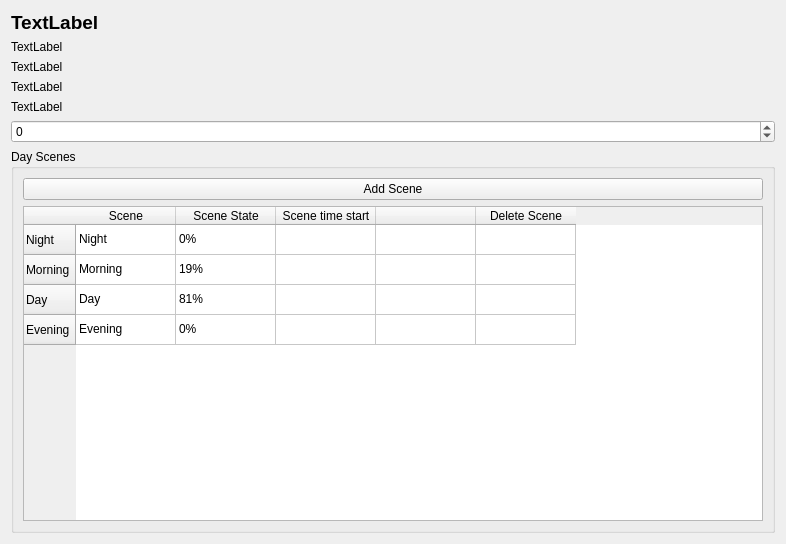
<?xml version="1.0" encoding="UTF-8"?>
<ui version="4.0">
 <class>Hue</class>
 <widget class="QWidget" name="Hue">
  <property name="geometry">
   <rect>
    <x>0</x>
    <y>0</y>
    <width>786</width>
    <height>544</height>
   </rect>
  </property>
  <property name="windowTitle">
   <string>HueLights</string>
  </property>
  <layout class="QVBoxLayout" name="verticalLayout">
   <item>
    <widget class="QLabel" name="label_5">
     <property name="font">
      <font>
       <pointsize>14</pointsize>
       <weight>75</weight>
       <bold>true</bold>
      </font>
     </property>
     <property name="text">
      <string>TextLabel</string>
     </property>
    </widget>
   </item>
   <item>
    <widget class="QLabel" name="label">
     <property name="text">
      <string>TextLabel</string>
     </property>
    </widget>
   </item>
   <item>
    <widget class="QLabel" name="label_2">
     <property name="text">
      <string>TextLabel</string>
     </property>
    </widget>
   </item>
   <item>
    <widget class="QLabel" name="label_3">
     <property name="text">
      <string>TextLabel</string>
     </property>
    </widget>
   </item>
   <item>
    <widget class="QLabel" name="label_4">
     <property name="text">
      <string>TextLabel</string>
     </property>
    </widget>
   </item>
   <item>
    <widget class="QSpinBox" name="spinBox">
     <property name="minimum">
      <number>-24</number>
     </property>
     <property name="maximum">
      <number>24</number>
     </property>
    </widget>
   </item>
   <item>
    <widget class="QGroupBox" name="groupBox">
     <property name="title">
      <string>Day Scenes</string>
     </property>
     <layout class="QVBoxLayout" name="verticalLayout_2">
      <item>
       <widget class="QPushButton" name="pushButton">
        <property name="text">
         <string>Add Scene</string>
        </property>
       </widget>
      </item>
      <item>
       <widget class="QTableWidget" name="tableWidget">
        <row>
         <property name="text">
          <string>Night</string>
         </property>
        </row>
        <row>
         <property name="text">
          <string>Morning</string>
         </property>
        </row>
        <row>
         <property name="text">
          <string>Day</string>
         </property>
        </row>
        <row>
         <property name="text">
          <string>Evening</string>
         </property>
        </row>
        <column>
         <property name="text">
          <string>Scene</string>
         </property>
        </column>
        <column>
         <property name="text">
          <string>Scene State</string>
         </property>
        </column>
        <column>
         <property name="text">
          <string>Scene time start</string>
         </property>
        </column>
        <column>
         <property name="text">
          <string/>
         </property>
        </column>
        <column>
         <property name="text">
          <string>Delete Scene</string>
         </property>
        </column>
        <item row="0" column="0">
         <property name="text">
          <string>Night</string>
         </property>
        </item>
        <item row="0" column="1">
         <property name="text">
          <string>0%</string>
         </property>
        </item>
        <item row="1" column="0">
         <property name="text">
          <string>Morning</string>
         </property>
        </item>
        <item row="1" column="1">
         <property name="text">
          <string>19%</string>
         </property>
        </item>
        <item row="2" column="0">
         <property name="text">
          <string>Day</string>
         </property>
        </item>
        <item row="2" column="1">
         <property name="text">
          <string>81%</string>
         </property>
        </item>
        <item row="3" column="0">
         <property name="text">
          <string>Evening</string>
         </property>
        </item>
        <item row="3" column="1">
         <property name="text">
          <string>0%</string>
         </property>
        </item>
       </widget>
      </item>
     </layout>
    </widget>
   </item>
  </layout>
 </widget>
 <resources/>
 <connections/>
</ui>
